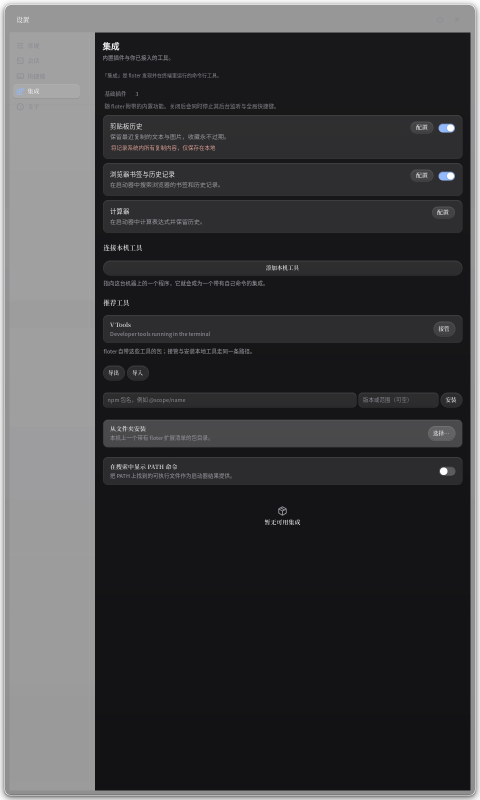
#> input picture docs/rounds/P13-jw/local-busy-dark-before.png, 960 x 1600 px, given in place of floter-P13-jw-local-busy-light-before.png, which was not available (shown at 1/2 size)
$ python images.py
#> lines starting #> are read from the running program, lines starting #| are printed output that depends on the picture
from pathlib import Path
from PIL import Image, ImageChops, ImageDraw
import shutil

out = Path('/home/tar/workspace/floter/docs/rounds/P13-jw')
scenarios = ['local-busy', 'recommended-busy', 'local-permissions', 'recommended-permissions', 'local-package', 'recommended-package', 'link-cancel', 'registry-cancel']
lines = []
for scenario in scenarios:
    for theme in ['light', 'dark']:
        images = []
        for tag in ['before', 'after']:
            source = Path(f'/tmp/floter-P13-jw-{scenario}-{theme}-{tag}.png')
            shutil.copy2(source, out / f'{scenario}-{theme}-{tag}.png')
            images.append(Image.open(source).convert('RGB'))
        before, after = images
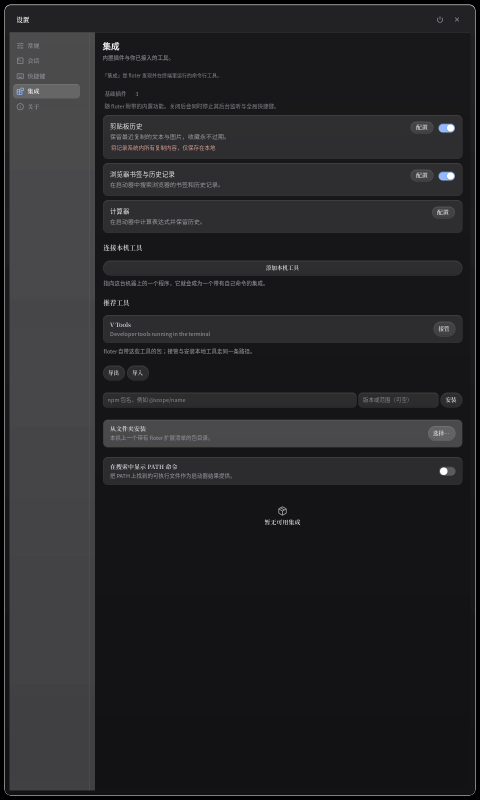
#> before: PIL image 960x1600 RGB (shown at 1/2 size); mean R, G, B 37.2, 37.2, 39.1
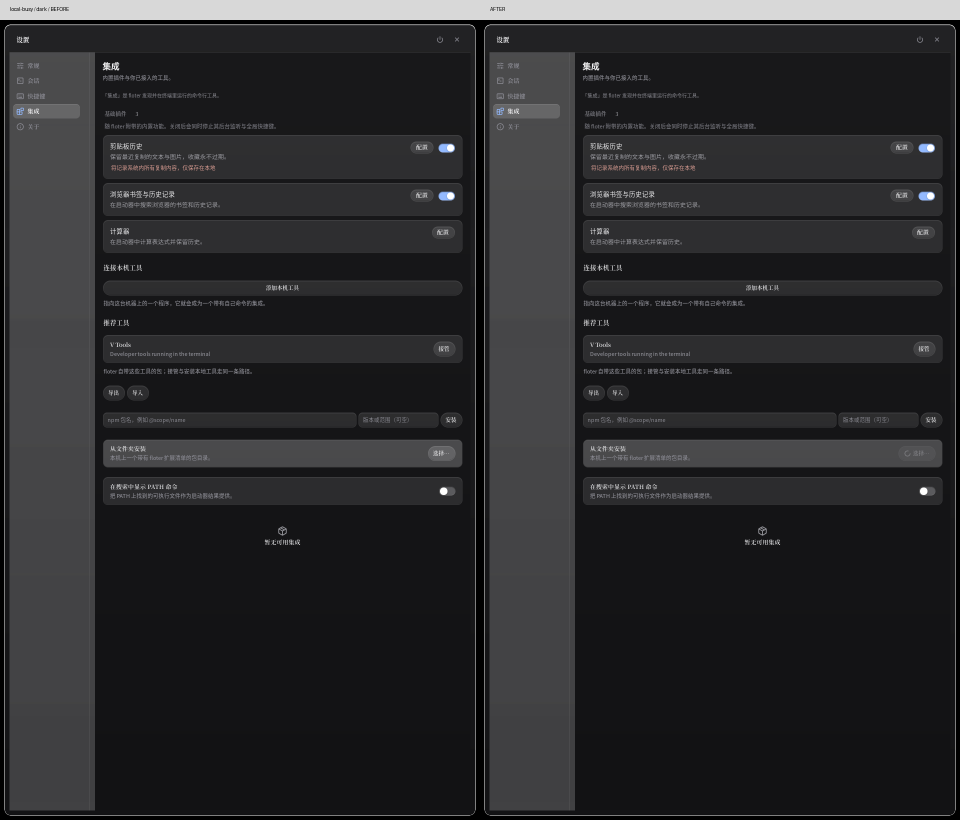
#> after: PIL image 1920x1640 RGB (shown at 1/2 size); mean R, G, B 41.5, 41.5, 43.4
        delta = ImageChops.difference(before, after)
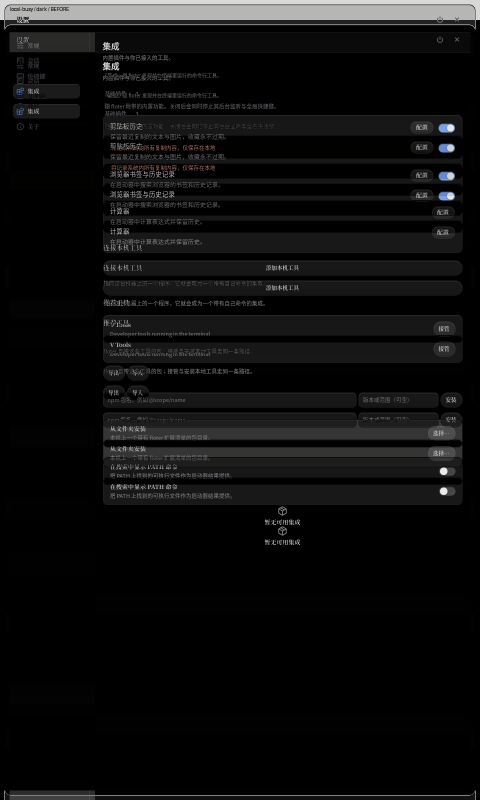
#> delta: PIL image 960x1600 RGB (shown at 1/2 size); mean R, G, B 14.1, 14.1, 14.2
        changed = sum(pixel != (0, 0, 0) for pixel in delta.getdata())
        lines.append(f'{scenario} {theme}: {changed} changed pixels; bbox={delta.getbbox()}')
        canvas = Image.new('RGB', (1920, 1640), '#d8d8d8')
#> canvas: PIL image 1920x1640 RGB; every value is 216
        canvas.paste(before, (0, 40)); canvas.paste(after, (960, 40))
#> after `canvas.paste(before, (0, 40))`:
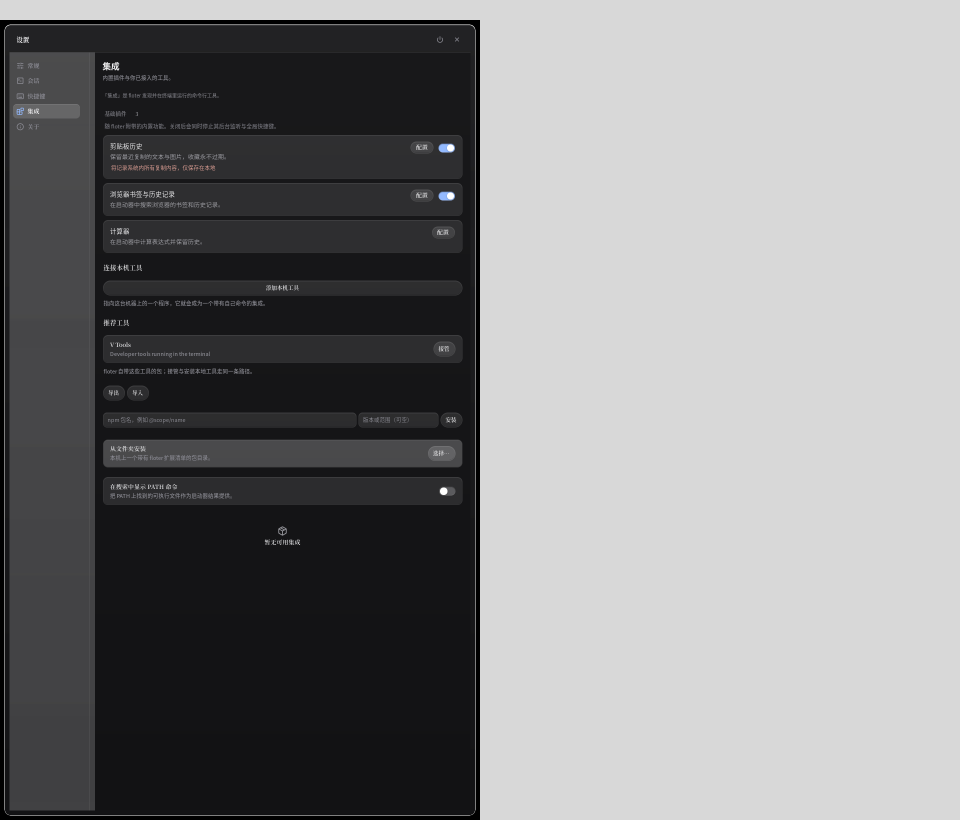
#> canvas: PIL image 1920x1640 RGB (shown at 1/2 size); mean R, G, B 128.8, 128.8, 129.7
#> after `canvas.paste(after, (960, 40))`:
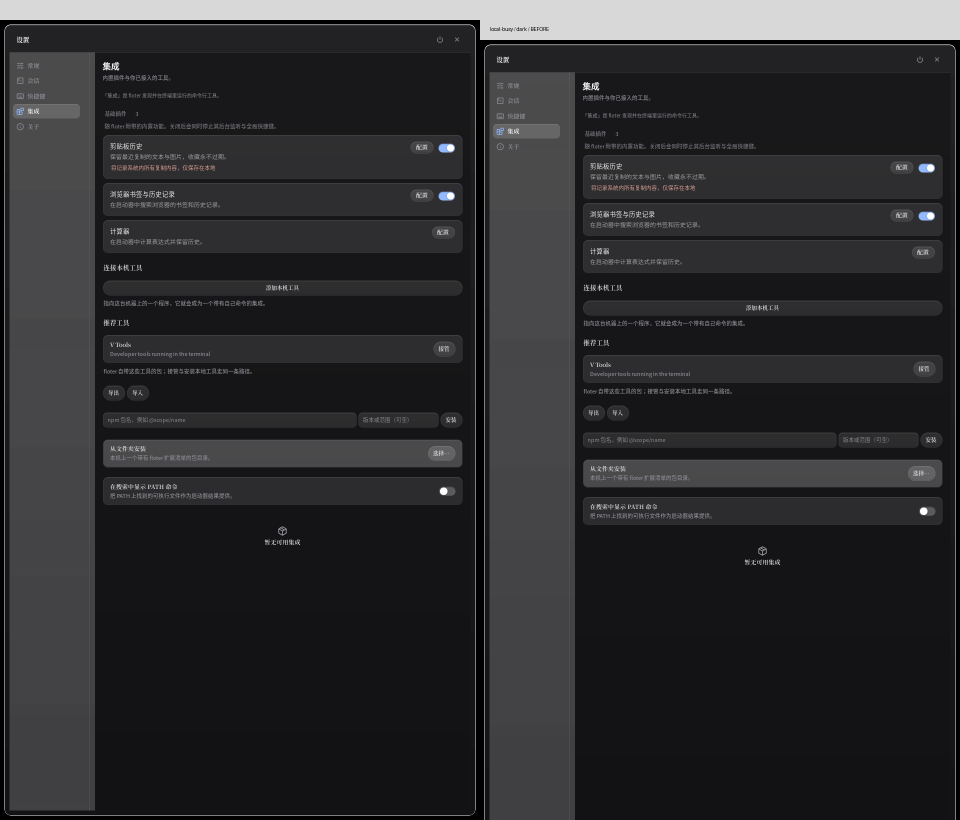
#> canvas: PIL image 1920x1640 RGB (shown at 1/2 size); mean R, G, B 43.9, 43.9, 45.7
        draw = ImageDraw.Draw(canvas)
        draw.text((20, 12), scenario + ' / ' + theme + ' / BEFORE', fill='black')
        draw.text((980, 12), 'AFTER', fill='black')
        canvas.save(out / f'{scenario}-{theme}-comparison.png')
        if scenario in ['local-busy', 'recommended-busy', 'registry-cancel']:
            # Inspection enlargement only; these are not native high-DPI captures.
            box = {'local-busy':(770,825,935,905),'recommended-busy':(770,620,935,705),'registry-cancel':(610,40,950,125)}[scenario]
            detail = after.crop(box)
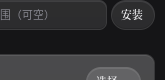
#> detail: PIL image 165x80 RGB; mean R, G, B 48.7, 48.7, 50.6
            detail.resize((detail.width*4,detail.height*4),Image.Resampling.NEAREST).save(out/f'{scenario}-{theme}-detail4x.png')
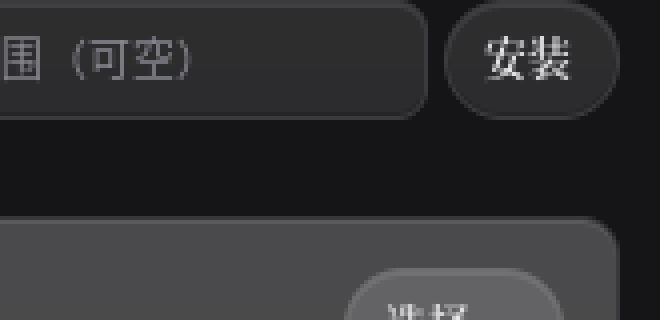
#> saved as local-busy-light-detail4x.png: PIL image 660x320 RGB; mean R, G, B 48.7, 48.7, 50.6
#> (the run stopped early here; a loop or call above may not have finished)

$ run again, on docs/rounds/P13-jw/recommended-package-dark-comparison.png
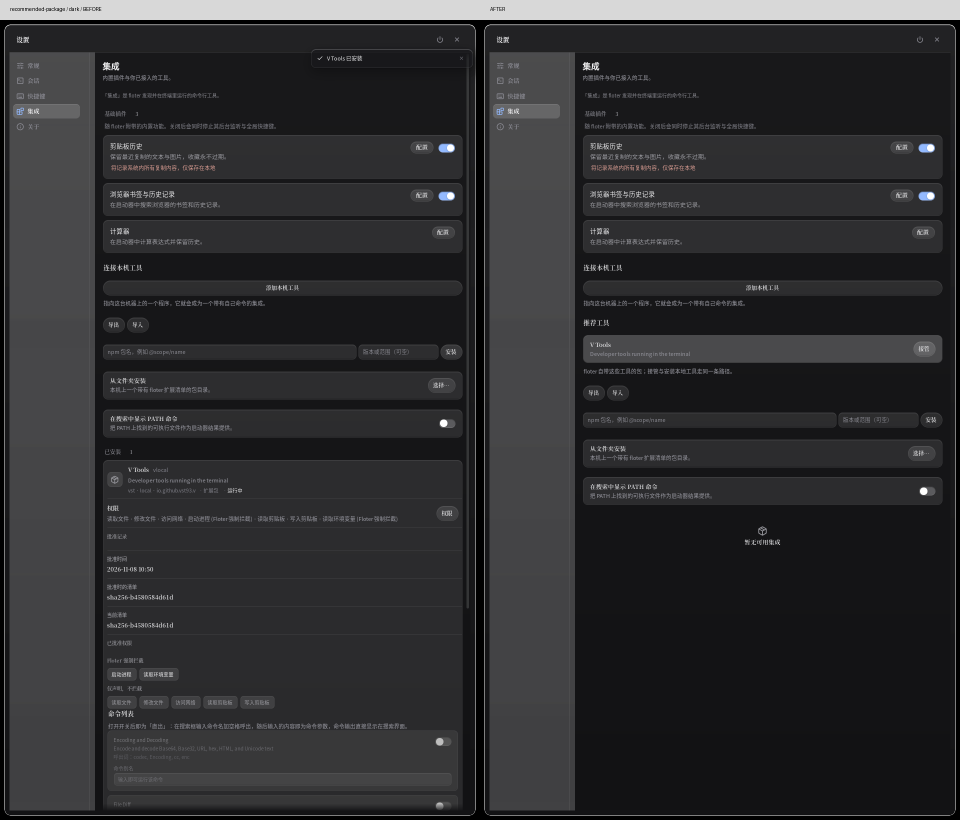
#> input picture docs/rounds/P13-jw/recommended-package-dark-comparison.png, 1920 x 1640 px, given in place of floter-P13-jw-local-busy-light-before.png, which was not available (shown at 1/2 size)
#> before is the input picture: PIL image 1920x1640 RGB; mean R, G, B 45.6, 45.6, 47.5
#> delta: PIL image 1920x1640 RGB; every value is 0
#> `canvas.paste(after, (960, 40))`:
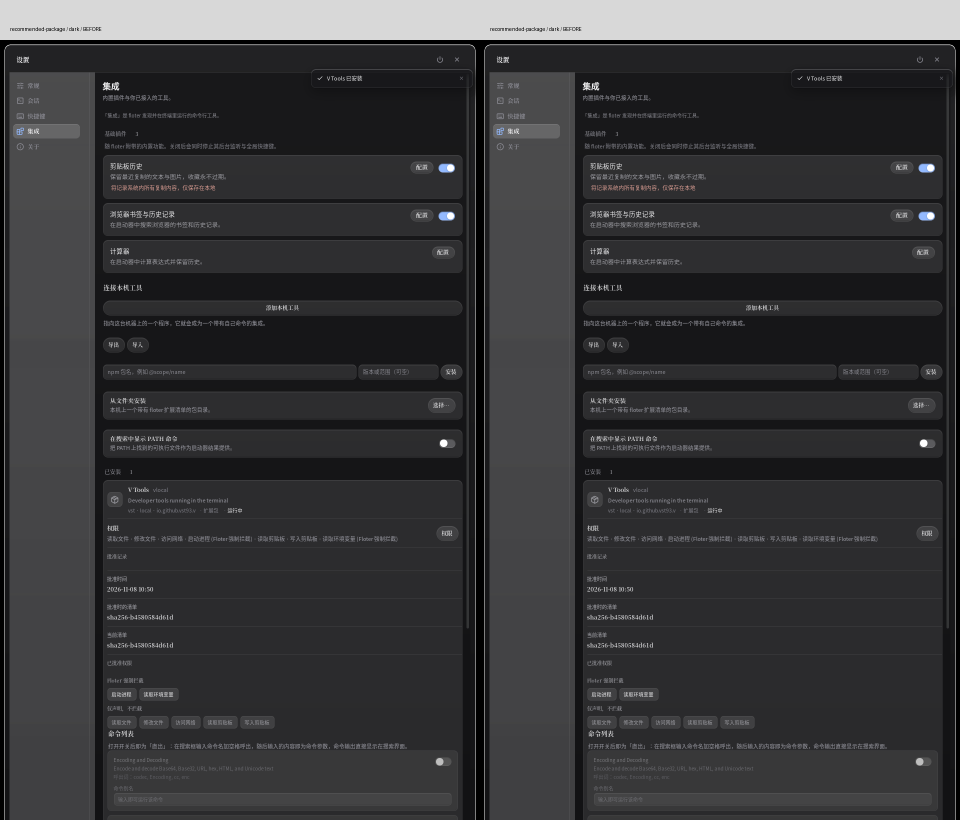
#> canvas: PIL image 1920x1640 RGB (shown at 1/2 size); mean R, G, B 54.1, 54.1, 55.9
#> `detail = after.crop(box)`:
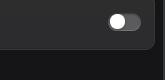
#> detail: PIL image 165x80 RGB; mean R, G, B 39.2, 39.2, 41
